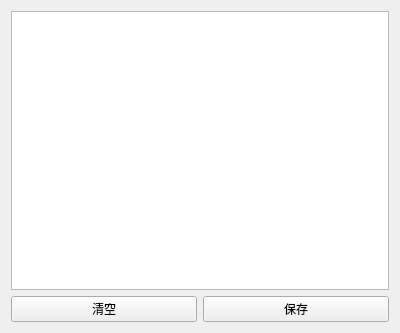
<?xml version="1.0" encoding="UTF-8"?>
<ui version="4.0">
 <class>ClipboardView</class>
 <widget class="QWidget" name="ClipboardView">
  <property name="geometry">
   <rect>
    <x>0</x>
    <y>0</y>
    <width>400</width>
    <height>333</height>
   </rect>
  </property>
  <property name="windowTitle">
   <string>Form</string>
  </property>
  <layout class="QGridLayout" name="gridLayout">
   <item row="1" column="0">
    <widget class="QPushButton" name="clearButton">
     <property name="text">
      <string>清空</string>
     </property>
    </widget>
   </item>
   <item row="1" column="1">
    <widget class="QPushButton" name="saveButton">
     <property name="text">
      <string>保存</string>
     </property>
    </widget>
   </item>
   <item row="0" column="0" colspan="2">
    <widget class="QListWidget" name="listWidget"/>
   </item>
  </layout>
 </widget>
 <resources/>
 <connections/>
</ui>
